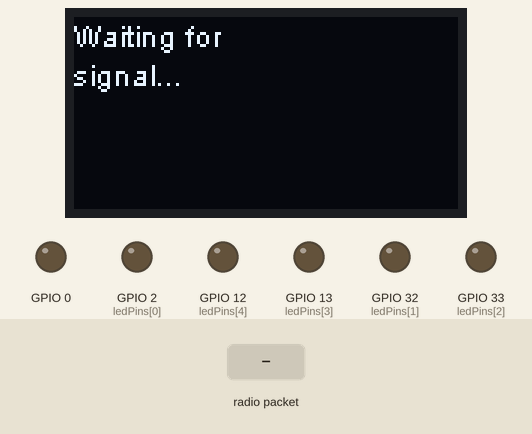
Recording of a sketch running on a simulated ESP32. On the bench: 128×64 one-colour display, output pins drawn as LEDs (lit = HIGH). The inputs (shaded band) are chosen by the test bench. What the sketch prints to the serial monitor is not drawn.

Above: at 1.5 s.
1.6 s: radio packet "90" arrives
At 2.4 s:
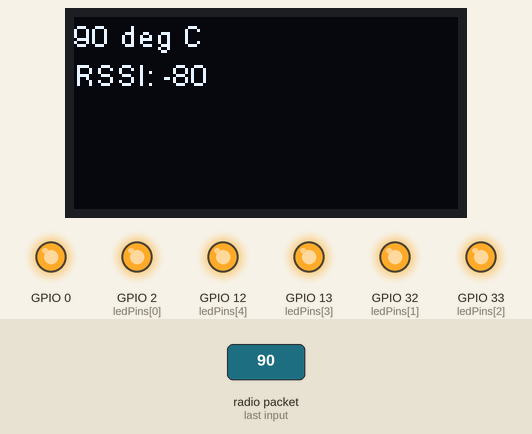
3.1 s: radio packet "5" arrives
At 3.5 s:
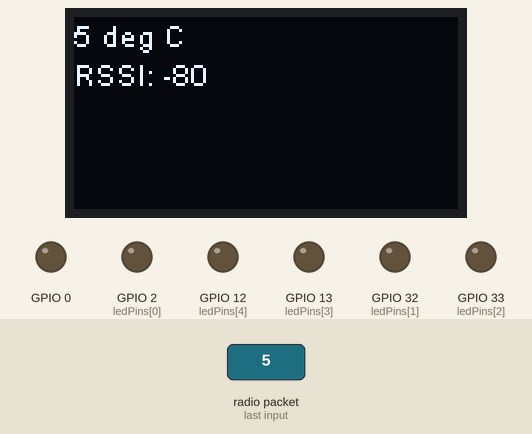
4.6 s: radio packet "200" arrives
At 5.9 s:
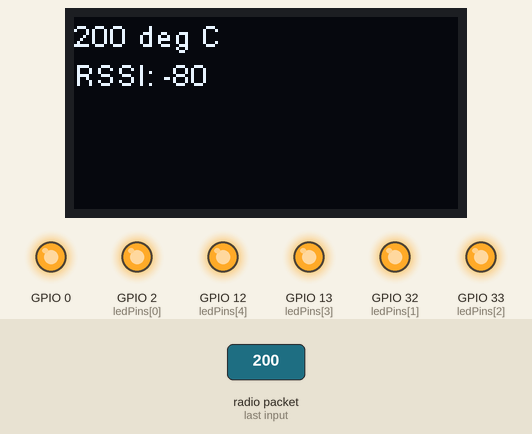
Timing chart, 0 to 7.6 s (numbered marks = the images above; inputs shaded):
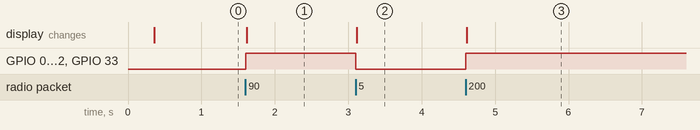

The sketch:

WP_demo_receiver.ino
```cpp
#include "heltec.h"

uint32_t chipId = 0;
int nodeId;
int i;
int RSSI;
int SnR;
bool displayRSSI = true; //True displays RSSI, false displays SnR


const int voltageSensor = 4;
const int totalLeds = 6;
int ledPins[totalLeds] = {2,32,33,13,12};
float adjustedRange = 40.0;
float temperature;

// Control 6 LED display
void ledRange(int num, int total) {
    for (int i = 0; i < num; i++) {
        digitalWrite(ledPins[i], HIGH);
    }
    for (int i = num; i < total; i++) {
        digitalWrite(ledPins[i], LOW);
    }
}


void setup() {
  /* -----Determine ID-----
     When working with multiple sticks it is often useful to easily distinguish between them.
     Each stick has a unique chip id, so we assign ascending numbers to the ids. Change the switch-
     statement to match your ids. */
  for(int i=0; i<17; i=i+8) {
	  chipId |= ((ESP.getEfuseMac() >> (40 - i)) & 0xff) << i;
	}
  switch(chipId){
    case 11779112: nodeId = 0;
      break;
    case 11779672: nodeId = 1;
      break;
    case 11779684: nodeId = 2;
      break;
    case 11779836: nodeId = 3;
      break;
    default: nodeId = -1;
      break;
  }

  // Start heltec display, LoRa and Serial
  Heltec.begin(true /*DisplayEnable Enable*/, true /*Heltec.LoRa Enable*/, true /*Serial Enable*/, true /*PABOOST Enable*/, 868E6 /*long frequency*/);

  // Init display
  Heltec.display->setFont(ArialMT_Plain_10);
  Heltec.display->clear();

  // Init LED pins
  for (int i = 0; i <= totalLeds; i++)
  {
    pinMode(ledPins[i], OUTPUT);
  }

  Serial.printf("Setup completed! My ID is %d\n", nodeId);
  Heltec.display->drawStringMaxWidth(0, 0, 64, "Waiting for signal...");
  Heltec.display->display();
}


void loop() {
  // LoRa receive messages
  int packetSize = LoRa.parsePacket();
  yield();
  // Check for transmission
  if (packetSize) {
    // Activate LED to signal packet reception
    digitalWrite(25, HIGH);
    char answer[packetSize+1];
    i=0;
    // Read transmission
    while (LoRa.available()) {
      answer[i] = (char)LoRa.read();
      i++;
    }
    answer[i] = '\0';
    // Deactivate LED to signal end of packet reception
    digitalWrite(25, LOW);

    char * output;
    if (displayRSSI==true) {
      RSSI = LoRa.packetRssi();
      asprintf(&output, "%s deg C RSSI: %d", answer, RSSI);
    }else{
      SnR = LoRa.packetSnr();
      asprintf(&output, "%s SnR: %d", answer, SnR);
    }
    temperature = std::atof(answer);
    int level = map(temperature, 18, adjustedRange, 0, totalLeds);//4095

    // Activate LED display
    ledRange(level, totalLeds);

    // Display message and RSSI or SnR
    Heltec.display->clear();
    Heltec.display->drawStringMaxWidth(0, 0, 64, output);
    Heltec.display->display();
    delete(output);
  }
}
```

Measured:
- after the input at 1.6 s, GPIO 0, GPIO 2 (ledPins[0]), GPIO 12 (ledPins[4]), GPIO 13 (ledPins[3]), GPIO 32 (ledPins[1]), GPIO 33 (ledPins[2]): LOW → HIGH at once; the display: changes at once (image 1)
- after the input at 3.1 s, GPIO 0, GPIO 2 (ledPins[0]), GPIO 12 (ledPins[4]), GPIO 13 (ledPins[3]), GPIO 32 (ledPins[1]), GPIO 33 (ledPins[2]): HIGH → LOW at once; the display: changes at once (image 2)
- after the input at 4.6 s, GPIO 0, GPIO 2 (ledPins[0]), GPIO 12 (ledPins[4]), GPIO 13 (ledPins[3]), GPIO 32 (ledPins[1]), GPIO 33 (ledPins[2]): LOW → HIGH at once; the display: changes at once (image 3)
